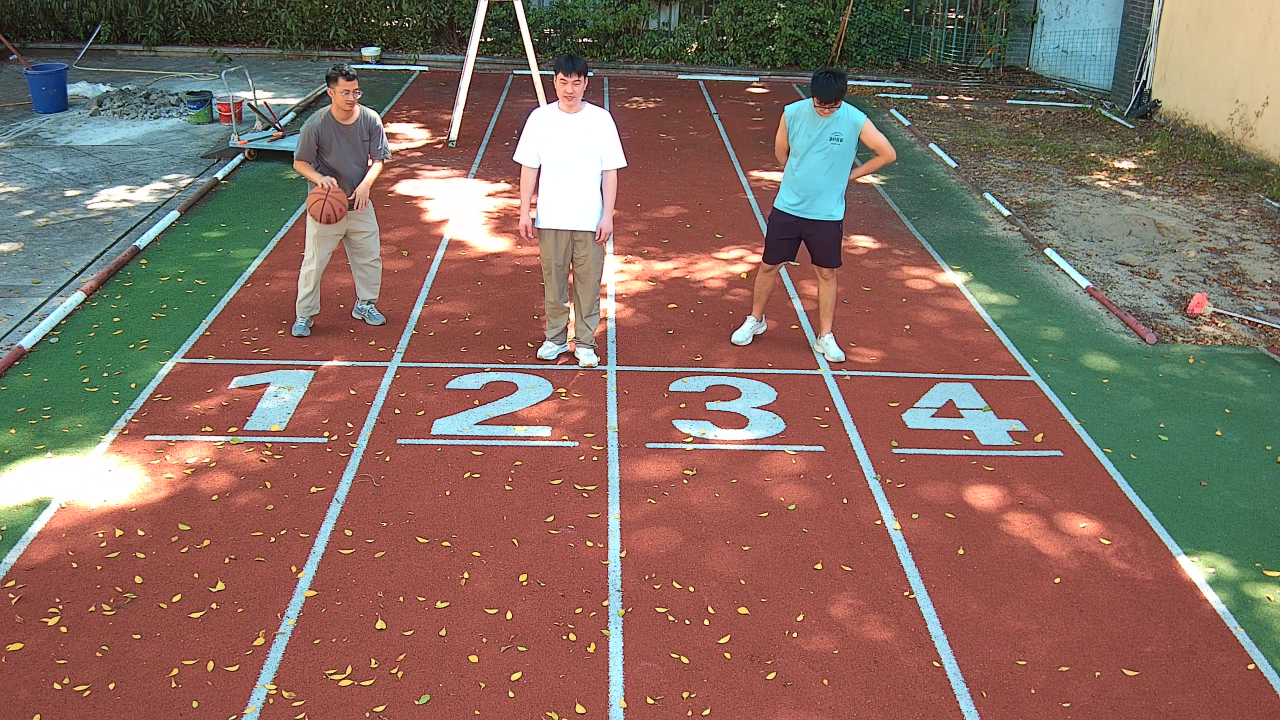
#> input picture ai/pose/run1.jpeg, 2560 x 1440 px (shown at 1/2 size); its folder holds only this picture in this run
$ python -i utils.py   (imports and definitions only)   (Python 2 division)
#> lines starting #> are read from the running program, lines starting #| are printed output that depends on the picture
import numpy as np
import cv2
import sys
import math


class NormalizeImage(object):
    """ normalize image such as substract mean, divide std
    """

    # [21 lines left out: functions __init__, __call__, not called in this run]


class DetResizeForTest(object):
    def __init__(self, **kwargs):
        super(DetResizeForTest, self).__init__()
        self.resize_type = 0
        self.keep_ratio = False
        if 'image_shape' in kwargs:
            self.image_shape = kwargs['image_shape']
            self.resize_type = 1
            if 'keep_ratio' in kwargs:
                self.keep_ratio = kwargs['keep_ratio']
        elif 'limit_side_len' in kwargs:
            self.limit_side_len = kwargs['limit_side_len']
            self.limit_type = kwargs.get('limit_type', 'min')
        elif 'resize_long' in kwargs:
            self.resize_type = 2
            self.resize_long = kwargs.get('resize_long', 960)
        else:
            self.limit_side_len = 736
            self.limit_type = 'min'

    def __call__(self, data):
        img = data['image']
        src_h, src_w, _ = img.shape
        if sum([src_h, src_w]) < 64:
            img = self.image_padding(img)

        if self.resize_type == 0:
            # img, shape = self.resize_image_type0(img)
            img, [ratio_h, ratio_w] = self.resize_image_type0(img)
        elif self.resize_type == 2:
            img, [ratio_h, ratio_w] = self.resize_image_type2(img)
        else:
            # img, shape = self.resize_image_type1(img)
            img, [ratio_h, ratio_w] = self.resize_image_type1(img)
        data['image'] = img
        data['shape'] = np.array([src_h, src_w, ratio_h, ratio_w])
        return data

    # [90 lines left out: functions image_padding, resize_image_type1, resize_image_type0, resize_image_type2, not called in this run]

class ToCHWImage(object):
    """ convert hwc image to chw image
    """

    def __init__(self, **kwargs):
        pass

    # [7 lines left out: function __call__, not called in this run]


class KeepKeys(object):
    def __init__(self, keep_keys, **kwargs):
        self.keep_keys = keep_keys

    # [100 lines left out: functions __call__, transform, create_operators, get_rotate_crop_image, get_minarea_rect_crop, not called in this run]

>>> import cv2
>>> picture = cv2.imread('../pose/run1.jpeg', cv2.IMREAD_GRAYSCALE)
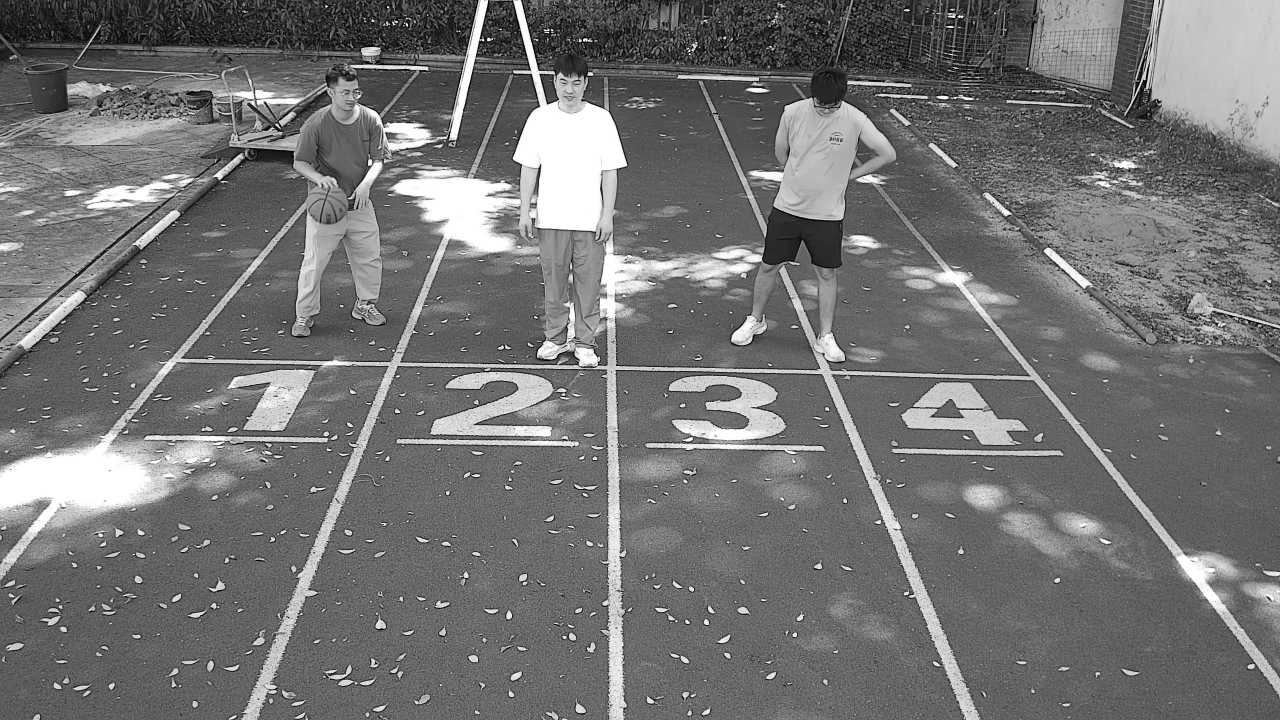
#> picture: shape (1440, 2560) (shown at 1/2 size); min 0, max 255, mean 114.8
#> (the run stopped early here; a loop or call above may not have finished)
